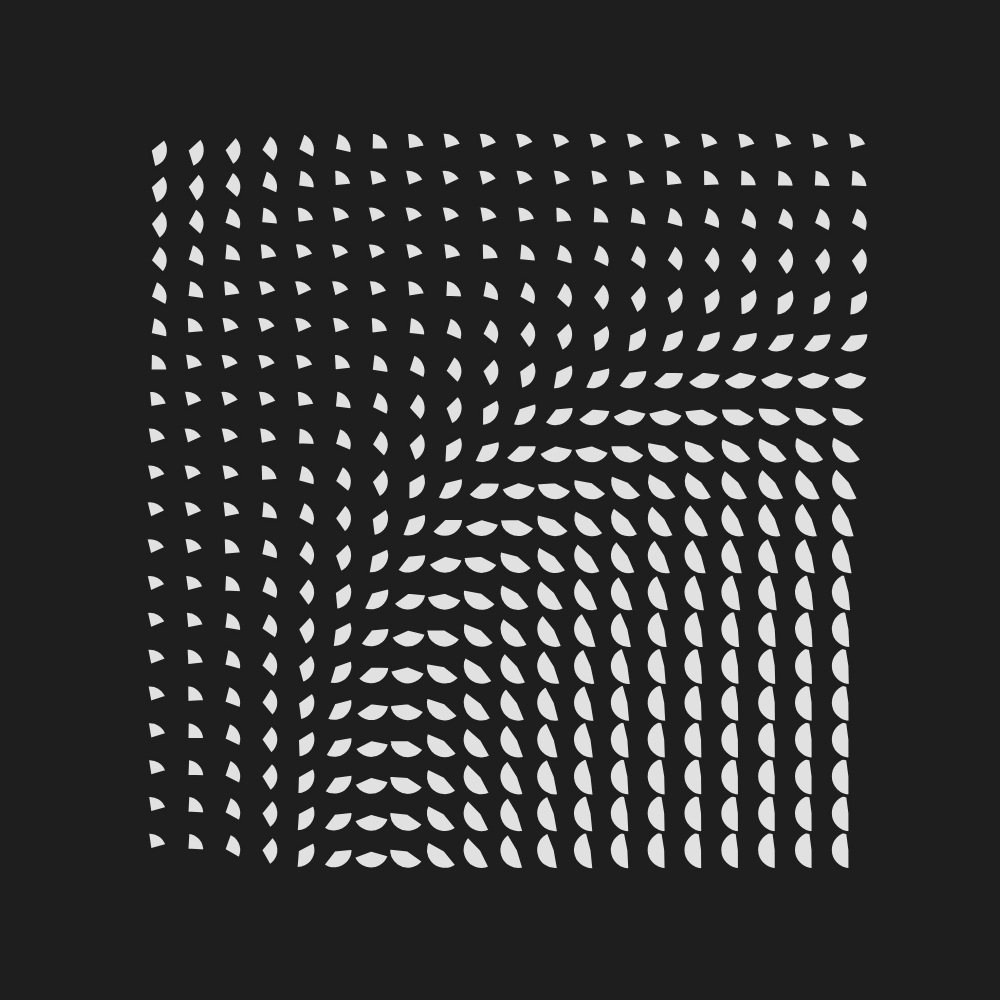
Frame 1 (no input)
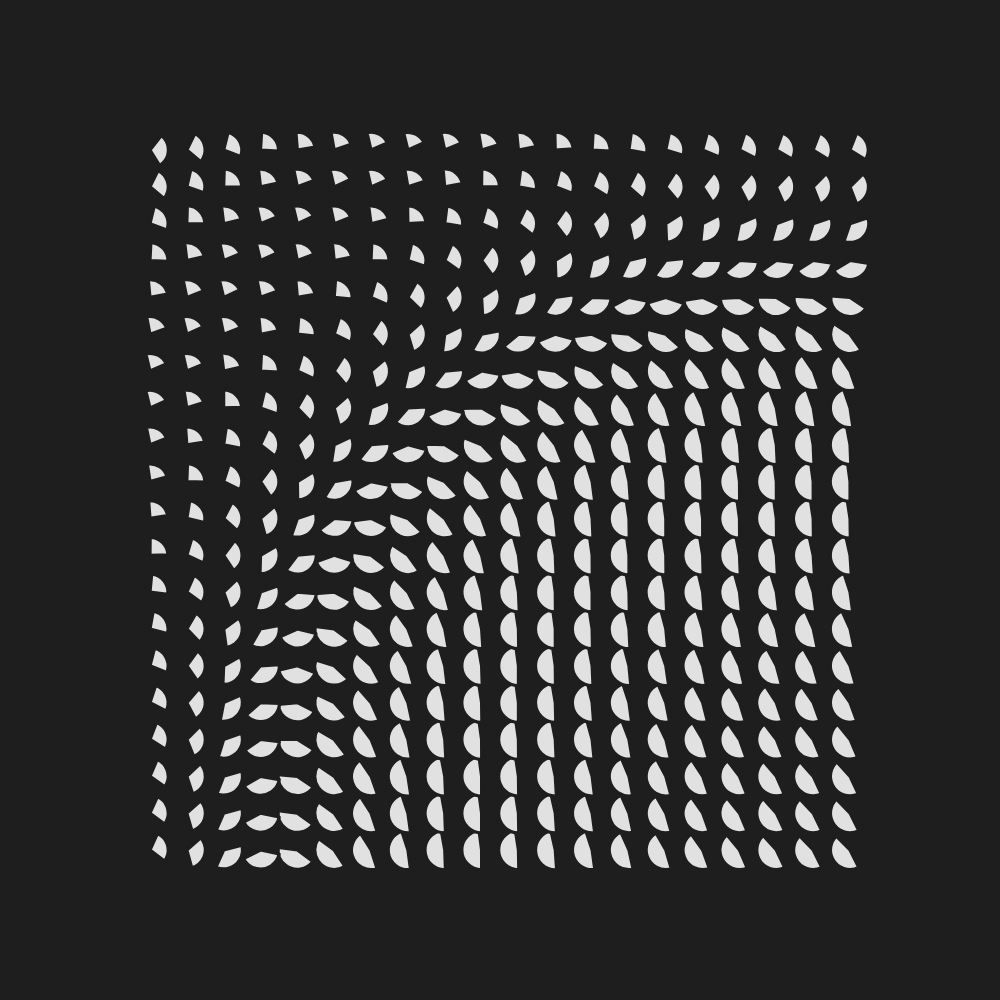
Frame 60 (no input)
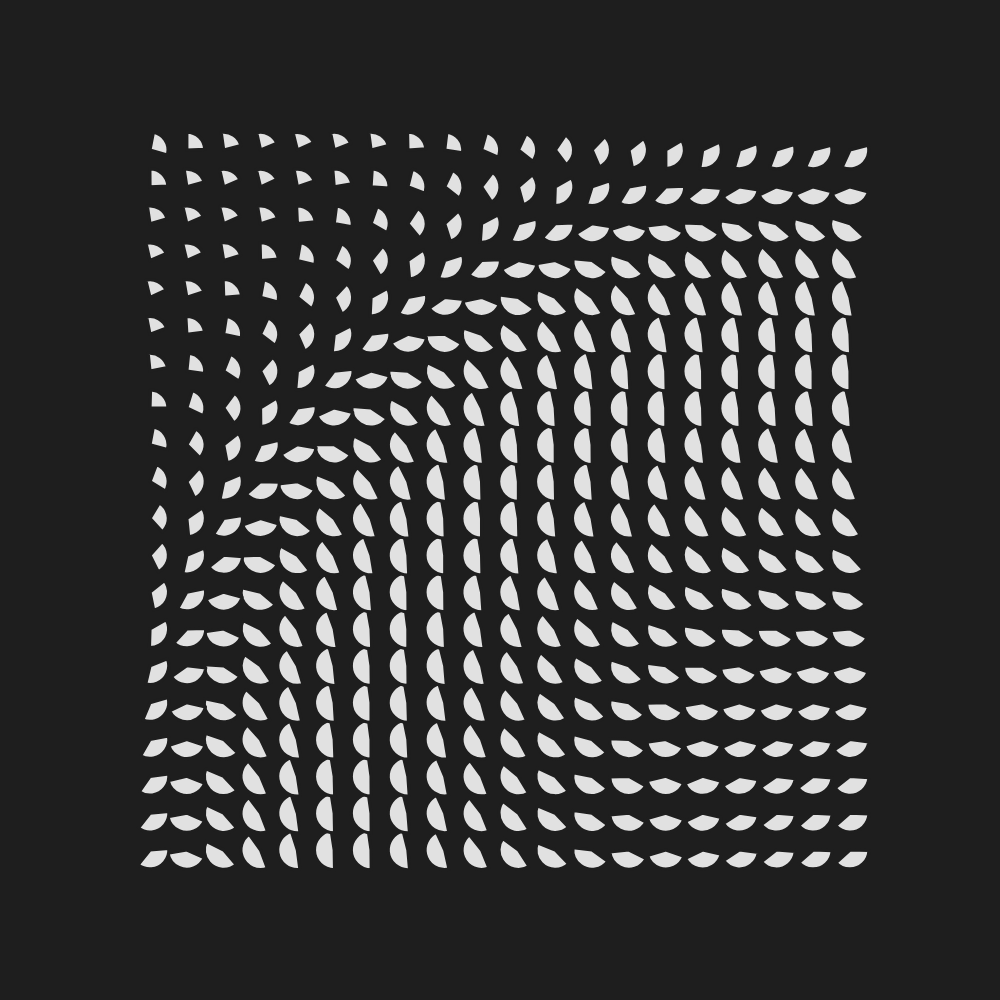
Frame 120 (the mouse pressed at the canvas centre since frame 60)

The p5.js sketch that drew these frames (run headless with seeded random() and noise() and a simulated clock; from frame 60 on, the mouse is pressed at the canvas centre):

// p5.js sketch
// ── sketch.js
function setup() {
  size = min(windowWidth, windowHeight)
  createCanvas(size, size);
  step = 0;
  margin = 0.15

  numOfColumns = 20;
  numOfLines = numOfColumns * height / width;

  scaling = size * (1 - margin) / numOfColumns;

  noiseDetail(2, 1)
}

function draw() {
  step += 0.002;
  background(30);
  translate(width/2, height/2)
  rotate(PI)
  translate(-width/2, -height/2)


  for (let i = 0; i < numOfColumns; i++) {
    for (let j = 0; j < numOfLines; j++) {
      posX = lerp(width * margin, width * (1 - margin), i / (numOfColumns - 1))
      posY = lerp(height * margin, height * (1 - margin), j / (numOfLines - 1))

      px = lerp(1.5, 2.5, noise(step))
      py = constrain(px + sin(step/20), 1.5, 2.5)
      // n = noise(step - (i + j) / ((numOfColumns - 1) + (numOfLines - 1)) )
      n = noise(step - (i**px + j**py) / ((numOfColumns - 1)**px + (numOfLines - 1)**py) )
      turnDegree = lerp(0.1, 2* PI, n)
      radius = scaling * lerp(3 / 4, 1, turnDegree / (2 * PI))

      fill(225)
      stroke(30)
      strokeWeight(3 / 40 * scaling)
      strokeJoin(ROUND)
      fac = (width - posX)/width*(height - posY)/height
      arc(posX, posY, radius, radius, turnDegree/3 + 2*PI*n**2, turnDegree + 2*PI*n**2, PIE);
    }
  }
}
